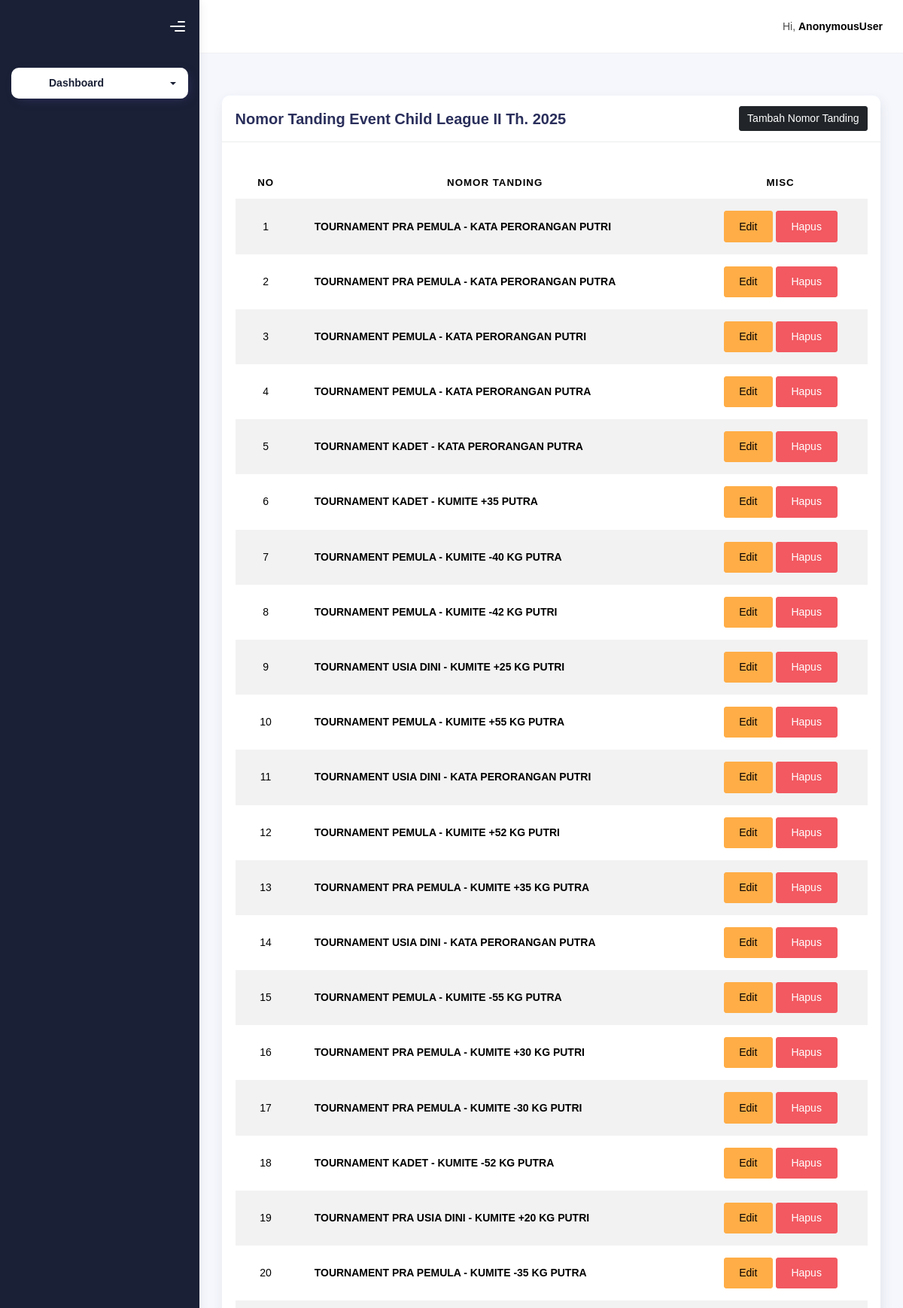
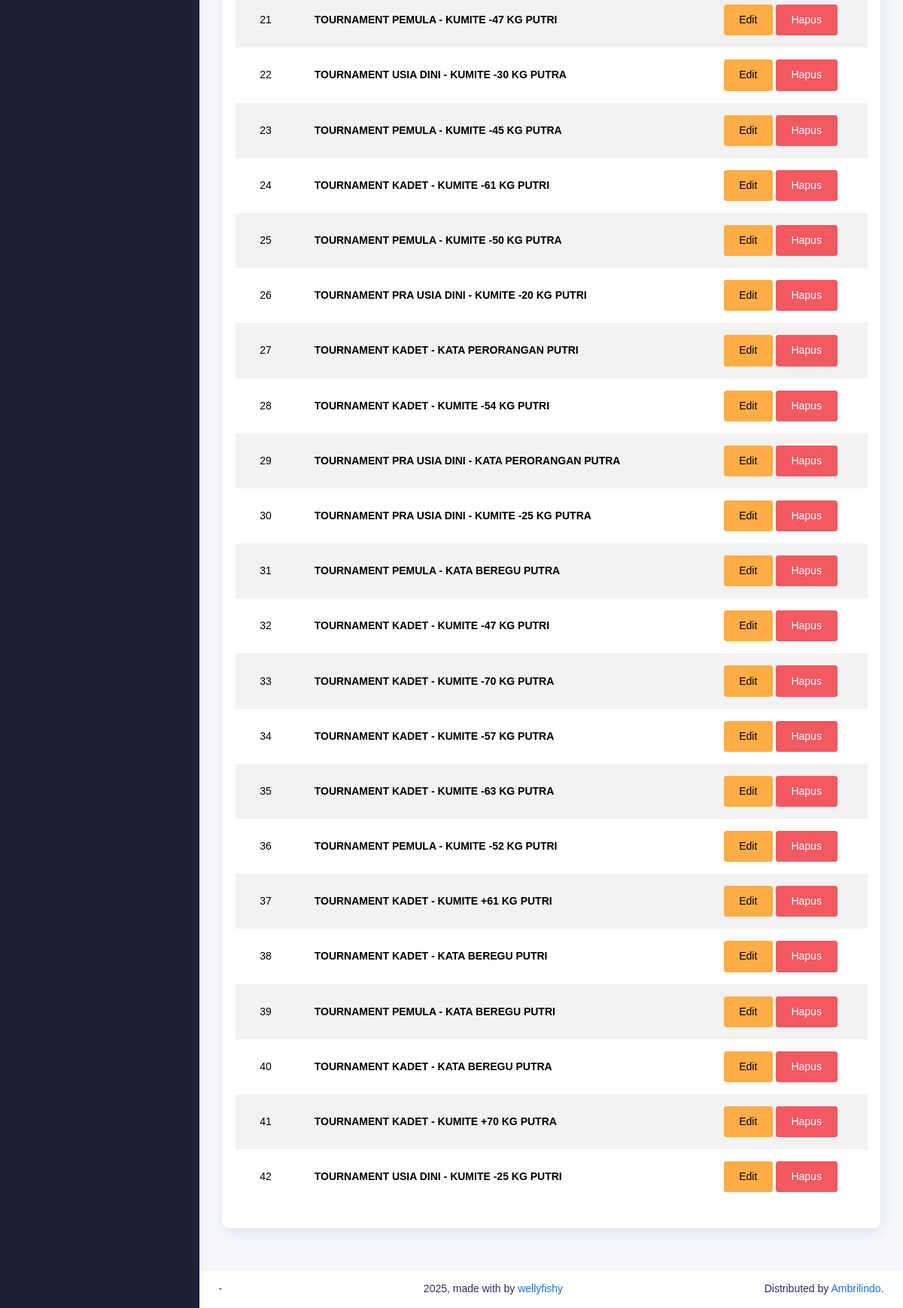
The app's page /admin-nomor-tanding/1 with its own data (2 pictures, top to bottom).
### backend/models.py (models this page shows, shortened)
class Event(models.Model):
    nama_event = models.CharField(max_length=100, null=True, blank=True)
    sedang_berjalan = models.BooleanField(default=False)

class NomorTanding(models.Model):
    event = models.ForeignKey(Event, null=True, blank=True, on_delete=models.CASCADE)
    nama_nomor_tanding = models.CharField(max_length=50, null=True, blank=True)

### backend/views.py (the view)
# urls.py: path('admin-nomor-tanding/<int:event_pk>', admin_nomor_tanding, name="admin-nomor-tanding"),
def admin_nomor_tanding(request, event_pk):
    event = Event.objects.get(pk=event_pk)
    nomor_tandings = NomorTanding.objects.filter(event=event)
    context = {
        'on': 'nomor-tanding',
        'event': event,
        'nomor_tandings': nomor_tandings,
    }
    return render(request, 'admin/nomor-tanding.html', context)

### backend/templates/admin/nomor-tanding.html (shortened to what this page needs)
{% extends "admin/base-dashboard.html" %} {% load static %}
{% block content %}
<div class="container">
    <div class="page-inner">
        <div class="page-header">
        </div>
        <div class="row">
            <div class="col-md-12">
                <div class="card">
                    <div class="card-header" style="display: flex; justify-content: space-between; align-items: center;">
                        <div class="card-title" style="margin-right: 10px;">Nomor Tanding Event {{ event.nama_event }}</div>
                        <div>
                            <a href="#" class="btn btn-dark" style="font-size: inherit; padding: 5px 10px;" data-bs-toggle="modal" data-bs-target="#tambahNomorTandingModal">Tambah Nomor Tanding</a>
                        </div>
                    </div>
                    <div class="card-body">
                        <table class="table table-striped mt-3">
                        <thead>
                            <tr>
                            <th scope="col" style="text-align: center;">No</th>
                            <th scope="col" style="text-align: center;">Nomor Tanding</th>
                            <th scope="col" style="text-align: center;">MISC</th>
                            </tr>
                        </thead>
                        <tbody>
                            {% for nomor_tanding in nomor_tandings %}
                            <tr>
                                <td style="text-align: center;">{{ forloop.counter }}</td>
                                <td><b>{{ nomor_tanding.nama_nomor_tanding }}</b></td>
                                <td style="text-align: center;">
                                    <button class="btn btn-warning">Edit</button>
                                    <button class="btn btn-danger">Hapus</button>
                                </td>
                            </tr>
                            {% endfor %}
                        </tbody>
                        </table>
                    </div>
                </div>
            </div>
        </div>
    </div>
</div>
{% endblock content %}

### records on screen
Event: nama_event "Child League II Th. 2025"
NomorTanding: nama_nomor_tanding "TOURNAMENT PRA PEMULA - KATA PERORANGAN PUTRI"
NomorTanding: nama_nomor_tanding "TOURNAMENT PRA PEMULA - KATA PERORANGAN PUTRA"
NomorTanding: nama_nomor_tanding "TOURNAMENT PEMULA - KATA PERORANGAN PUTRI"
NomorTanding: nama_nomor_tanding "TOURNAMENT PEMULA - KATA PERORANGAN PUTRA"
NomorTanding: nama_nomor_tanding "TOURNAMENT KADET - KATA PERORANGAN PUTRA"
NomorTanding: nama_nomor_tanding "TOURNAMENT KADET - KUMITE +35 PUTRA"
NomorTanding: nama_nomor_tanding "TOURNAMENT PEMULA - KUMITE -40 KG PUTRA"
NomorTanding: nama_nomor_tanding "TOURNAMENT PEMULA - KUMITE -42 KG PUTRI"
NomorTanding: nama_nomor_tanding "TOURNAMENT USIA DINI - KUMITE +25 KG PUTRI"
NomorTanding: nama_nomor_tanding "TOURNAMENT PEMULA - KUMITE +55 KG PUTRA"
NomorTanding: nama_nomor_tanding "TOURNAMENT USIA DINI - KATA PERORANGAN PUTRI"
NomorTanding: nama_nomor_tanding "TOURNAMENT PEMULA - KUMITE +52 KG PUTRI"
NomorTanding: nama_nomor_tanding "TOURNAMENT PRA PEMULA - KUMITE +35 KG PUTRA"
NomorTanding: nama_nomor_tanding "TOURNAMENT USIA DINI - KATA PERORANGAN PUTRA"
NomorTanding: nama_nomor_tanding "TOURNAMENT PEMULA - KUMITE -55 KG PUTRA"
NomorTanding: nama_nomor_tanding "TOURNAMENT PRA PEMULA - KUMITE +30 KG PUTRI"
NomorTanding: nama_nomor_tanding "TOURNAMENT PRA PEMULA - KUMITE -30 KG PUTRI"
NomorTanding: nama_nomor_tanding "TOURNAMENT KADET - KUMITE -52 KG PUTRA"
NomorTanding: nama_nomor_tanding "TOURNAMENT PRA USIA DINI - KUMITE +20 KG PUTRI"
NomorTanding: nama_nomor_tanding "TOURNAMENT PRA PEMULA - KUMITE -35 KG PUTRA"
NomorTanding: nama_nomor_tanding "TOURNAMENT PEMULA - KUMITE -47 KG PUTRI"
NomorTanding: nama_nomor_tanding "TOURNAMENT USIA DINI - KUMITE -30 KG PUTRA"
NomorTanding: nama_nomor_tanding "TOURNAMENT PEMULA - KUMITE -45 KG PUTRA"
NomorTanding: nama_nomor_tanding "TOURNAMENT KADET - KUMITE -61 KG PUTRI"
NomorTanding: nama_nomor_tanding "TOURNAMENT PEMULA - KUMITE -50 KG PUTRA"
NomorTanding: nama_nomor_tanding "TOURNAMENT PRA USIA DINI - KUMITE -20 KG PUTRI"
NomorTanding: nama_nomor_tanding "TOURNAMENT KADET - KATA PERORANGAN PUTRI"
NomorTanding: nama_nomor_tanding "TOURNAMENT KADET - KUMITE -54 KG PUTRI"
NomorTanding: nama_nomor_tanding "TOURNAMENT PRA USIA DINI - KATA PERORANGAN PUTRA"
NomorTanding: nama_nomor_tanding "TOURNAMENT PRA USIA DINI - KUMITE -25 KG PUTRA"
NomorTanding: nama_nomor_tanding "TOURNAMENT PEMULA - KATA BEREGU PUTRA"
NomorTanding: nama_nomor_tanding "TOURNAMENT KADET - KUMITE -47 KG PUTRI"
NomorTanding: nama_nomor_tanding "TOURNAMENT KADET - KUMITE -70 KG PUTRA"
NomorTanding: nama_nomor_tanding "TOURNAMENT KADET - KUMITE -57 KG PUTRA"
NomorTanding: nama_nomor_tanding "TOURNAMENT KADET - KUMITE -63 KG PUTRA"
NomorTanding: nama_nomor_tanding "TOURNAMENT PEMULA - KUMITE -52 KG PUTRI"
NomorTanding: nama_nomor_tanding "TOURNAMENT KADET - KUMITE +61 KG PUTRI"
NomorTanding: nama_nomor_tanding "TOURNAMENT KADET - KATA BEREGU PUTRI"
NomorTanding: nama_nomor_tanding "TOURNAMENT PEMULA - KATA BEREGU PUTRI"
NomorTanding: nama_nomor_tanding "TOURNAMENT KADET - KATA BEREGU PUTRA"
NomorTanding: nama_nomor_tanding "TOURNAMENT KADET - KUMITE +70 KG PUTRA"
NomorTanding: nama_nomor_tanding "TOURNAMENT USIA DINI - KUMITE -25 KG PUTRI"

### other values on screen
{{ request.user }} "AnonymousUser"
